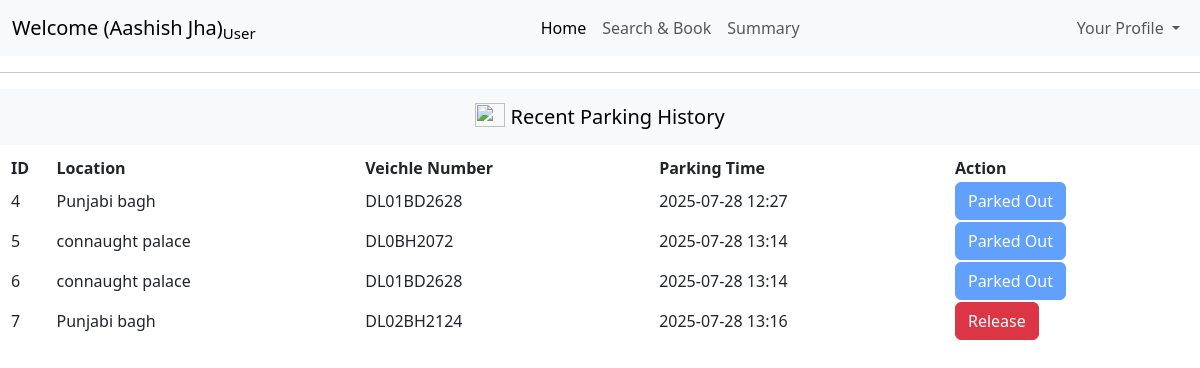
Before: /user/dashboard (signed in) with the older database file.
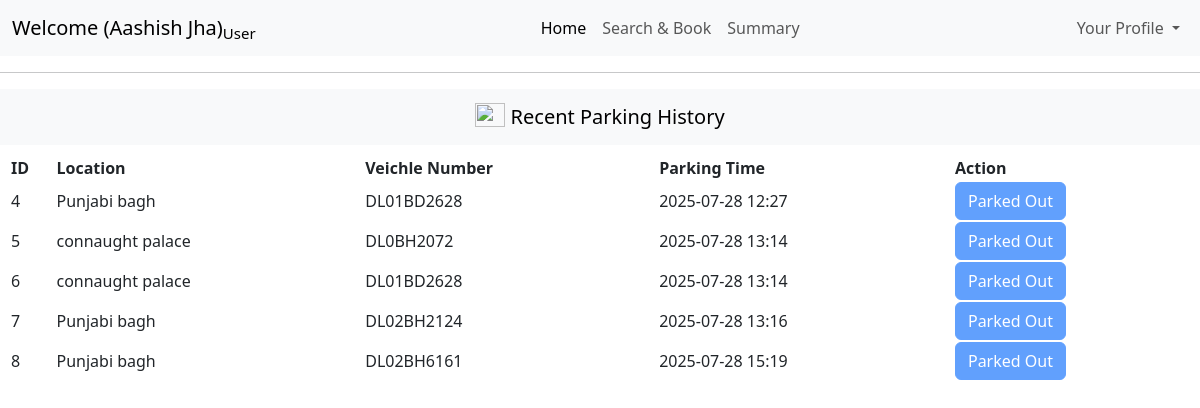
After: the same page with the newer database file.
### models/models.py (models this page shows)
class ReserveParkingSpot(db.Model):
    id=db.Column(db.Integer(),primary_key=True)
    spotid=db.Column(db.Integer(),nullable=False)
    lotid=db.Column(db.Integer(),nullable=False)
    email=db.Column(db.String(25),nullable=False)
    veichleNumber=db.Column(db.String(50),nullable=True)
    parking_time=db.Column(db.DateTime,nullable=False,default=datetime.UTC)
    release_time=db.Column(db.DateTime,nullable=True)
    parkingcost=db.Column(db.Integer(),nullable=True,default=0)
    ispaid=db.Column(db.Integer(),default=0)

class ParkingLot(db.Model):
    id=db.Column(db.Integer(),primary_key=True)
    location_name = db.Column(db.String(250),nullable=False)
    pincode=db.Column(db.Integer(),nullable=False)
    price=db.Column(db.Integer(),nullable=False)
    max_spots=db.Column(db.Integer(),nullable=False)
    address=db.Column(db.String(250),nullable=False)
    occupied=db.Column(db.Integer(),default=0)

### controllers/controllers.py (the view)
@controllers.route("/user/dashboard", methods=['GET','POST'])
def userdashboard():
    status = session.get("status")
    if status is not None and int(status) > 0:
        useremail=session.get("email")
        recentParkingHistory = db.session.query(
            ReserveParkingSpot.id,
            ReserveParkingSpot.lotid,
            ReserveParkingSpot.spotid,
            ReserveParkingSpot.parking_time,
            ReserveParkingSpot.ispaid,
            ReserveParkingSpot.veichleNumber,
            ParkingLot.location_name
        ).join(ParkingLot,ReserveParkingSpot.lotid==ParkingLot.id)\
        .filter(ReserveParkingSpot.email==useremail)\
        .all()
        return render_template("userdashboard.html",recentParkingHistory=recentParkingHistory)
    else:
        return redirect("/login")

### templates/userdashboard.html (shortened to what this page needs)
<!DOCTYPE html>
<html lang="en">
<head>
    <link href="https://cdn.jsdelivr.net/npm/bootstrap@5.3.7/dist/css/bootstrap.min.css" rel="stylesheet">
</head>
<body>
    <nav class="navbar navbar-expand-lg bg-body-tertiary">
  <div class="container-fluid">
    <a class="navbar-brand " href="#">Welcome ({{session['fullname']}})<sub>User</sub></a>
    <div class="collapse navbar-collapse" id="navbarNavDropdown">
      <ul class="navbar-nav ms-auto">
        <li class="nav-item">
          <a class="nav-link active" aria-current="page" href="#">Home</a>
        </li>
        <li class="nav-item">
          <a class="nav-link" href="/user/dashboard/searchandbook">Search & Book</a>
        </li>
        <li class="nav-item">
          <a class="nav-link" href="/user/dashboard/summary">Summary</a>
        </li>
    </ul>
    <ul class="navbar-nav ms-auto">
        <li class="nav-item dropdown">
          <a class="nav-link dropdown-toggle" href="#" role="button" data-bs-toggle="dropdown" aria-expanded="false">
            Your Profile
          </a>
        </li>
      </ul>
    </div>
  </div>
</nav>
<hr>
<nav class="navbar bg-body-tertiary">
  <div class="container-fluid text-center">
    <a class="navbar-brand mx-auto " href="#">
      <img src="https://images.pexels.com/photos/164634/pexels-photo-164634.jpeg?_gl=1*1rfblvq*_ga*MTY5NDc0NzA3NC4xNzUzMjk4NzE5*_ga_8JE65Q40S6*czE3NTMyOTg3MTgkbzEkZzEkdDE3NTMyOTg3MjMkajU1JGwwJGgw" width="30" height="24" class="d-inline-block align-text-top" style="align-content: center;">
      Recent Parking History
    </a>
</div>
</nav>
<table style="width: 100%; margin: 10px;">
  <th>ID</th>
  <th>Location</th>
  <th>Veichle Number</th>
  <th>Parking Time</th>
  <th>Action</th>
  {%for i in recentParkingHistory%}
  <tr>
    <td>{{i[0]}}</td>
    <td>{{i[6]}}</td>
    <td>{{i[5]}}</td>
    <td>{{i[3].strftime('%Y-%m-%d %H:%M') }}</td>
    <td>
      {%if i[4]==0%}
        <a href="/user/dashboard/releasespot/{{i[0]}}" class="btn btn-danger" >
        Release
        </a>
      {%else%}
        <button class="btn btn-primary" disabled >Parked Out</button>
        {%endif%}
    </td>
  </tr>
  {%endfor%}
</table>
</body>
</html>

Changed rows visible on the page:
changed ReserveParkingSpot "DL02BH2124": ispaid "Release" → "Parked Out"
added ReserveParkingSpot: id "8", location_name "Punjabi bagh", veichleNumber "DL02BH6161", parking_time "2025-07-28 15:19", ispaid "Parked Out"
